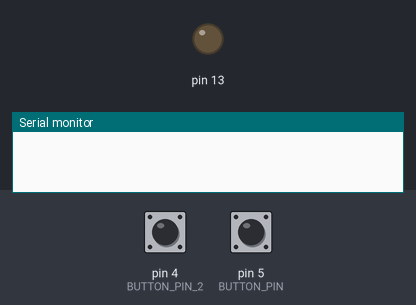
A sketch run on a simulated Arduino Uno, built with avr-gcc and run on an emulated ATmega328P. Shown: output pins drawn as LEDs (lit = HIGH), the last lines printed to the serial monitor. Inputs (shaded band) come from the test bench; at power-on: pin 4 (BUTTON_PIN_2) HIGH, pin 5 (BUTTON_PIN) HIGH.

Above: at 0.1 s.
At 3.2 s:
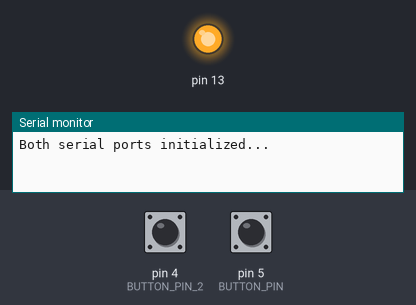
3.3 s: pin 4 (BUTTON_PIN_2) pulled LOW for 0.15 s
4.9 s: pin 5 (BUTTON_PIN) pulled LOW for 0.15 s
Timing chart, 0 to 7.9 s (numbered marks = the images above; inputs shaded):
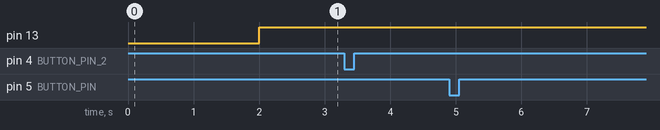

The sketch:

Just_Bartendro6_softserial.ino
```cpp
#include <SoftwareSerial.h>
#include <Bounce2.h>

#define BUTTON_PIN_2 4
#define BUTTON_PIN 5
#define BUTTON_STRIP_GND_PIN 3
#define SPEEEED 200


SoftwareSerial mySerial(10, 11); // RX, TX


Bounce debouncer = Bounce();
Bounce debouncer2 = Bounce();


void setup() {

  // Setup the button with an internal pull-up :
  pinMode(BUTTON_PIN, INPUT_PULLUP);
  pinMode(BUTTON_PIN_2, INPUT_PULLUP);
  pinMode(BUTTON_STRIP_GND_PIN, OUTPUT);
  digitalWrite(BUTTON_STRIP_GND_PIN, LOW);
  pinMode(13, OUTPUT);


  // After setting up the button, setup the Bounce instance :
  debouncer.attach(BUTTON_PIN);
  debouncer.interval(20); // interval in ms
  debouncer2.attach(BUTTON_PIN_2);
  debouncer2.interval(20); // interval in ms


  delay(2000);
  Serial.begin(9600);
    while (!Serial) ; // wait for Arduino Serial Monitor to open

  mySerial.begin(9600);
  Serial.println("Both serial ports initialized...");

  //textmode...
  mySerial.write("!!!");
  //  Serial1.println("?");
  //  Serial1.write(d);
  mySerial.write(0x0D);


}


void loop() {

  // Update the Bounce instance :
  // debouncer.update();
    debouncer.update();
  debouncer2.update();
  digitalWrite(13, HIGH);
  // Turn on or off the LED as determined by the state :

  if (  debouncer.fell() ) {
    Serial.println("Button Press detected");
    dispense(30);
  }
  else if (  debouncer2.fell() ) {
    Serial.println("Button 2 Press detected");
    undispense();
  }
}

void undispense() {
  mySerial.write("backwards");
  mySerial.write(0x0D);
    delay(29);


  mySerial.write("tickdisp 55 255");
  //  Serial1.println("tickdisp 83 66");// tickdisp <ticks> <speed>
  mySerial.write(0x0D);
    delay(29);

  mySerial.write("forwards");
  mySerial.write(0x0D);
      delay(29);


}

void dispense(uint16_t ml) {
  //uint16_t ticks = int(ml*2.78F);
  //mySerial.print("Dispensing: ");
  //mySerial.print(ticks);
  //mySerial.println(" ticks");

  //header
  mySerial.write("tickdisp 11 255");
  //  Serial1.println("tickdisp 83 66");// tickdisp <ticks> <speed>
  mySerial.write(0x0D);
  delay(100);
}


//From toher online guide
//byte d=0xFF;
//mySerial.println("!!!");
//mySerial.println("?");
//mySerial.write(d);
```
